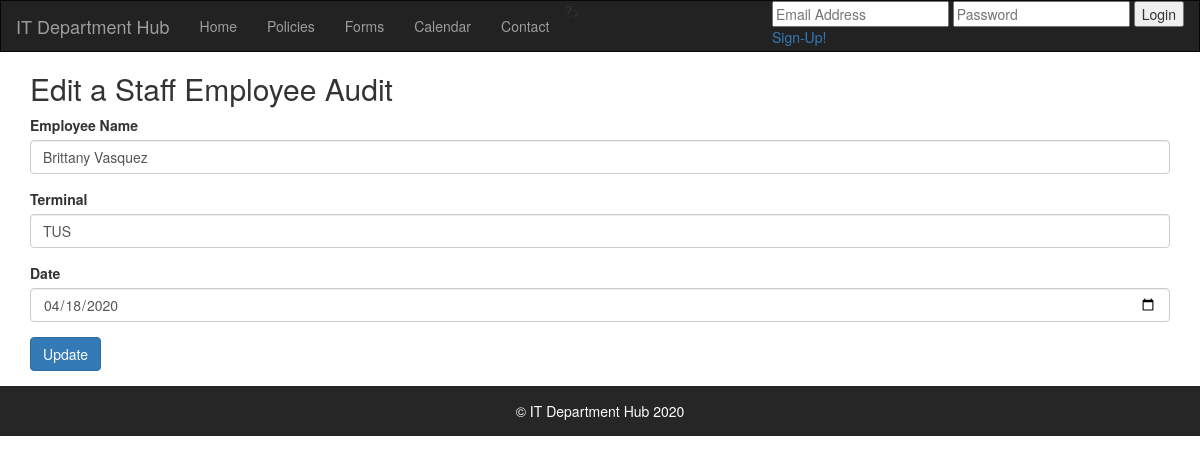
Screenshot of /includes/updateaudit.php?edit=1 with the database file from the repository.
### tables this page shows
CREATE TABLE IF NOT EXISTS `audits` (
  `id` int(11) NOT NULL AUTO_INCREMENT,
  `name` varchar(100) NOT NULL,
  `terminal` varchar(100) NOT NULL,
  `date` date NOT NULL,
  PRIMARY KEY (`id`)
);

### includes/updateaudit.php (the view, shortened to what this page needs)
<?php
require 'dbconnect.php';
$name='';
$terminal='';
$date='';
if (isset($_GET['edit'])) {
    $id = $_GET['edit'];
    $result = $conn->query("SELECT * FROM audits where id=$id") or die($conn->error);
    if($result->num_rows) {
        $row = $result->fetch_array();
        $name = $row['name'];
        $terminal = $row['terminal'];
        $date = $row['date'];
    }
}
?>
<?php require '../header.php'; ?>
<div class="container">
    <div class="card mt-5">
        <div class="card-header">
            <h2>Edit a Staff Employee Audit</h2>
        </div>
        <div class="card-body">
            <form action = "" method="POST">
        <div class="form-group">
            <label>Employee Name</label>
            <input type="text" name="name" class="form-control" value="<?php echo $name; ?>">
        </div>
        <div class="form-group">
            <label>Terminal</label>
            <input type="text" name="terminal" class="form-control" value="<?php echo $terminal; ?>">
        </div>
        <div class="form-group">
            <label>Date</label>
            <input type="date" name="date" class="form-control" value="<?php echo $date; ?>">
        </div>
        <div class="form-group">
            <button type="submit" class="btn btn-primary" name="update">Update</button>
        </div>
    </form>
        </div>
    </div>
</div>
<?php require '../footer.php'; ?>

### rows the page displays
audits: name "Brittany Vasquez", terminal "TUS", date "04/18/2020"
